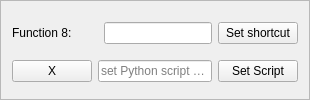
                <widget class="QFrame" name="frame_15">
                 <property name="minimumSize">
                  <size>
                   <width>0</width>
                   <height>85</height>
                  </size>
                 </property>
                 <property name="frameShape">
                  <enum>QFrame::StyledPanel</enum>
                 </property>
                 <property name="frameShadow">
                  <enum>QFrame::Raised</enum>
                 </property>
                 <layout class="QGridLayout" name="gridLayout_22">
                  <item row="0" column="2">
                   <widget class="QLineEdit" name="lineEdit_26"/>
                  </item>
                  <item row="0" column="3">
                   <widget class="QPushButton" name="setShortFunc8">
                    <property name="text">
                     <string>Set shortcut</string>
                    </property>
                   </widget>
                  </item>
                  <item row="1" column="3">
                   <widget class="QPushButton" name="setSript8">
                    <property name="text">
                     <string>Set Script</string>
                    </property>
                   </widget>
                  </item>
                  <item row="1" column="1" colspan="2">
                   <widget class="QLineEdit" name="lineEdit_27">
                    <property name="readOnly">
                     <bool>true</bool>
                    </property>
                    <property name="placeholderText">
                     <string>set Python script path</string>
                    </property>
                   </widget>
                  </item>
                  <item row="1" column="0">
                   <widget class="QPushButton" name="xf8">
                    <property name="text">
                     <string>X</string>
                    </property>
                   </widget>
                  </item>
                  <item row="0" column="0" colspan="2">
                   <widget class="QLabel" name="label_63">
                    <property name="minimumSize">
                     <size>
                      <width>0</width>
                      <height>30</height>
                     </size>
                    </property>
                    <property name="text">
                     <string>Function 8:</string>
                    </property>
                   </widget>
                  </item>
                 </layout>
                </widget>
